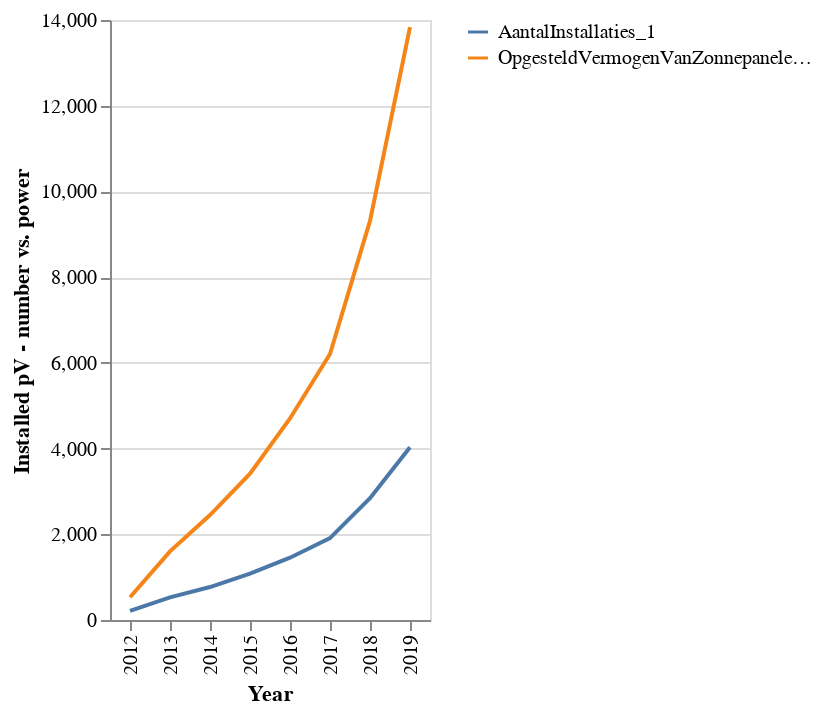

Here is the notebook cell this chart was saved with:
### Code cell
alt.Chart(df_zonnestroom_2019).mark_line().encode(
    x=alt.X("Perioden", bin=False, title='Year'),
    y=alt.Y(alt.repeat('layer'), aggregate='mean', title="Installed pV - number vs. power"),
    color=alt.ColorDatum(alt.repeat('layer'))
).repeat(layer=["AantalInstallaties_1", "OpgesteldVermogenVanZonnepanelen_2"])

### Figure 1 — Vega-Lite specification as saved in the notebook (floating-point values rounded to 4 significant figures)
{"config": {"view": {"continuousWidth": 400, "continuousHeight": 300}}, "repeat": {"layer": ["AantalInstallaties_1", "OpgesteldVermogenVanZonnepanelen_2"]}, "spec": {"data": {"name": "data-065d17693aea585c86516ee32c65f4df"}, "mark": "line", "encoding": {"color": {"datum": {"repeat": "layer"}}, "x": {"bin": false, "field": "Perioden", "title": "Year", "type": "nominal"}, "y": {"aggregate": "mean", "field": {"repeat": "layer"}, "title": "Installed pV - number vs. power"}}}, "$schema": "https://vega.github.io/schema/vega-lite/v4.17.0.json", "datasets": {"data-065d17693aea585c86516ee32c65f4df": [{"ID": 3672, "BedrijfstakkenWoningen": "Woningen", "RegioS": "Arnhem", "Perioden": "2012", "AantalInstallaties_1": 336.0, "OpgesteldVermogenVanZonnepanelen_2": 694.0}, {"ID": 3673, "BedrijfstakkenWoningen": "Woningen", "RegioS": "Arnhem", "Perioden": "2013", "AantalInstallaties_1": 778.0, "OpgesteldVermogenVanZonnepanelen_2": 2005.0}, {"ID": 3674, "BedrijfstakkenWoningen": "Woningen", "RegioS": "Arnhem", "Perioden": "2014", "AantalInstallaties_1": 1135.0, "OpgesteldVermogenVanZonnepanelen_2": 3124.0}, {"ID": 3675, "BedrijfstakkenWoningen": "Woningen", "RegioS": "Arnhem", "Perioden": "2015", "AantalInstallaties_1": 1772.0, "OpgesteldVermogenVanZonnepanelen_2": 4619.0}, {"ID": 3676, "BedrijfstakkenWoningen": "Woningen", "RegioS": "Arnhem", "Perioden": "2016", "AantalInstallaties_1": 2530.0, "OpgesteldVermogenVanZonnepanelen_2": 7197.0}, {"ID": 3677, "BedrijfstakkenWoningen": "Woningen", "RegioS": "Arnhem", "Perioden": "2017", "AantalInstallaties_1": 3182.0, "OpgesteldVermogenVanZonnepanelen_2": 9199.0}, {"ID": 3678, "BedrijfstakkenWoningen": "Woningen", "RegioS": "Arnhem", "Perioden": "2018", "AantalInstallaties_1": 4952.0, "OpgesteldVermogenVanZonnepanelen_2": 14750.0}, {"ID": 3679, "BedrijfstakkenWoningen": "Woningen", "RegioS": "Arnhem", "Perioden": "2019", "AantalInstallaties_1": 6384.0, "OpgesteldVermogenVanZonnepanelen_2": 20180.0}, {"ID": 3816, "BedrijfstakkenWoningen": "Woningen", "RegioS": "Best", "Perioden": "2012", "AantalInstallaties_1": 81.0, "OpgesteldVermogenVanZonnepanelen_2": 253.0}, {"ID": 3817, "BedrijfstakkenWoningen": "Woningen", "RegioS": "Best", "Perioden": "2013", "AantalInstallaties_1": 290.0, "OpgesteldVermogenVanZonnepanelen_2": 1054.0}, {"ID": 3818, "BedrijfstakkenWoningen": "Woningen", "RegioS": "Best", "Perioden": "2014", "AantalInstallaties_1": 462.0, "OpgesteldVermogenVanZonnepanelen_2": 1630.0}, {"ID": 3819, "BedrijfstakkenWoningen": "Woningen", "RegioS": "Best", "Perioden": "2015", "AantalInstallaties_1": 597.0, "OpgesteldVermogenVanZonnepanelen_2": 2224.0}, {"ID": 3820, "BedrijfstakkenWoningen": "Woningen", "RegioS": "Best", "Perioden": "2016", "AantalInstallaties_1": 738.0, "OpgesteldVermogenVanZonnepanelen_2": 2727.0}, {"ID": 3821, "BedrijfstakkenWoningen": "Woningen", "RegioS": "Best", "Perioden": "2017", "AantalInstallaties_1": 1023.0, "OpgesteldVermogenVanZonnepanelen_2": 3813.0}, {"ID": 3822, "BedrijfstakkenWoningen": "Woningen", "RegioS": "Best", "Perioden": "2018", "AantalInstallaties_1": 1549.0, "OpgesteldVermogenVanZonnepanelen_2": 5660.0}, {"ID": 3823, "BedrijfstakkenWoningen": "Woningen", "RegioS": "Best", "Perioden": "2019", "AantalInstallaties_1": 2444.0, "OpgesteldVermogenVanZonnepanelen_2": 9138.0}, {"ID": 4608, "BedrijfstakkenWoningen": "Woningen", "RegioS": "'s-Hertogenbosch", "Perioden": "2012", "AantalInstallaties_1": 371.0, "OpgesteldVermogenVanZonnepanelen_2": 985.0}, {"ID": 4609, "BedrijfstakkenWoningen": "Woningen", "RegioS": "'s-Hertogenbosch", "Perioden": "2013", "AantalInstallaties_1": 901.0, "OpgesteldVermogenVanZonnepanelen_2": 2859.0}, {"ID": 4610, "BedrijfstakkenWoningen": "Woningen", "RegioS": "'s-Hertogenbosch", "Perioden": "2014", "AantalInstallaties_1": 1270.0, "OpgesteldVermogenVanZonnepanelen_2": 4269.0}, {"ID": 4611, "BedrijfstakkenWoningen": "Woningen", "RegioS": "'s-Hertogenbosch", "Perioden": "2015", "AantalInstallaties_1": 1687.0, "OpgesteldVermogenVanZonnepanelen_2": 5748.0}, {"ID": 4612, "BedrijfstakkenWoningen": "Woningen", "RegioS": "'s-Hertogenbosch", "Perioden": "2016", "AantalInstallaties_1": 2170.0, "OpgesteldVermogenVanZonnepanelen_2": 7464.0}, {"ID": 4613, "BedrijfstakkenWoningen": "Woningen", "RegioS": "'s-Hertogenbosch", "Perioden": "2017", "AantalInstallaties_1": 2910.0, "OpgesteldVermogenVanZonnepanelen_2": 9936.0}, {"ID": 4614, "BedrijfstakkenWoningen": "Woningen", "RegioS": "'s-Hertogenbosch", "Perioden": "2018", "AantalInstallaties_1": 4103.0, "OpgesteldVermogenVanZonnepanelen_2": 14160.0}, {"ID": 4615, "BedrijfstakkenWoningen": "Woningen", "RegioS": "'s-Hertogenbosch", "Perioden": "2019", "AantalInstallaties_1": 6245.0, "OpgesteldVermogenVanZonnepanelen_2": 22110.0}, {"ID": 4944, "BedrijfstakkenWoningen": "Woningen", "RegioS": "Loon op Zand", "Perioden": "2012", "AantalInstallaties_1": 62.0, "OpgesteldVermogenVanZonnepanelen_2": 196.0}, {"ID": 4945, "BedrijfstakkenWoningen": "Woningen", "RegioS": "Loon op Zand", "Perioden": "2013", "AantalInstallaties_1": 138.0, "OpgesteldVermogenVanZonnepanelen_2": 491.0}, {"ID": 4946, "BedrijfstakkenWoningen": "Woningen", "RegioS": "Loon op Zand", "Perioden": "2014", "AantalInstallaties_1": 209.0, "OpgesteldVermogenVanZonnepanelen_2": 772.0}, {"ID": 4947, "BedrijfstakkenWoningen": "Woningen", "RegioS": "Loon op Zand", "Perioden": "2015", "AantalInstallaties_1": 274.0, "OpgesteldVermogenVanZonnepanelen_2": 1062.0}, {"ID": 4948, "BedrijfstakkenWoningen": "Woningen", "RegioS": "Loon op Zand", "Perioden": "2016", "AantalInstallaties_1": 379.0, "OpgesteldVermogenVanZonnepanelen_2": 1424.0}, {"ID": 4949, "BedrijfstakkenWoningen": "Woningen", "RegioS": "Loon op Zand", "Perioden": "2017", "AantalInstallaties_1": 527.0, "OpgesteldVermogenVanZonnepanelen_2": 1878.0}, {"ID": 4950, "BedrijfstakkenWoningen": "Woningen", "RegioS": "Loon op Zand", "Perioden": "2018", "AantalInstallaties_1": 761.0, "OpgesteldVermogenVanZonnepanelen_2": 2669.0}, {"ID": 4951, "BedrijfstakkenWoningen": "Woningen", "RegioS": "Loon op Zand", "Perioden": "2019", "AantalInstallaties_1": 1042.0, "OpgesteldVermogenVanZonnepanelen_2": 3914.0}]}}
